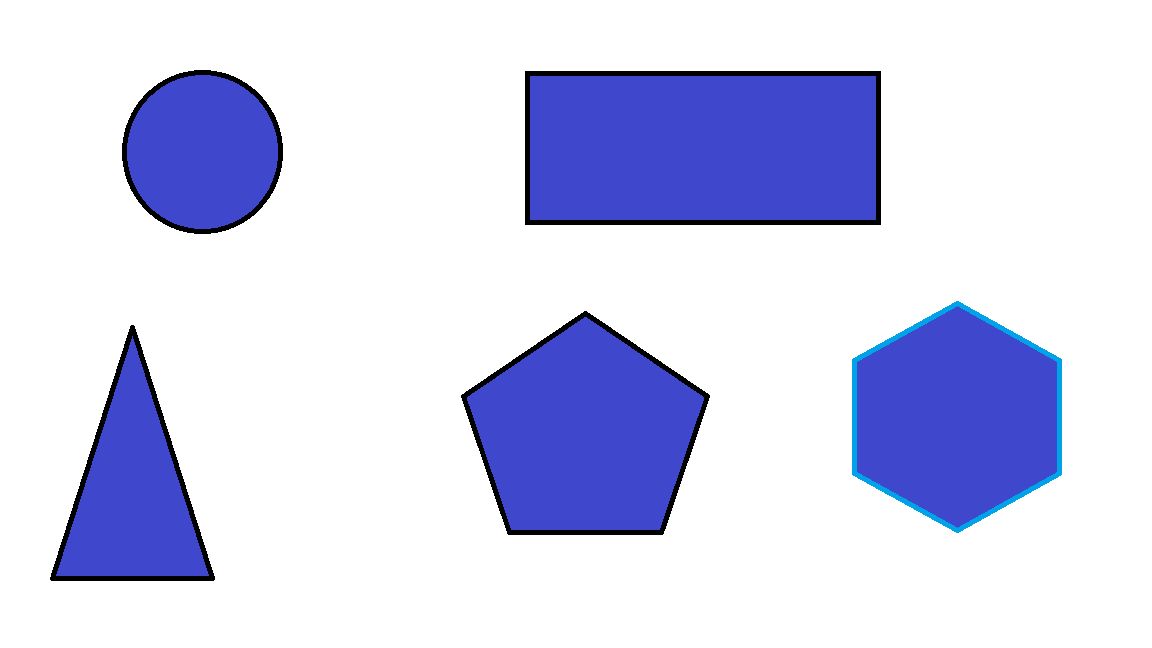
#> input picture Day15/shape.png, 1152 x 648 px
$ python shapeDetection.py
#> lines starting #> are read from the running program, lines starting #| are printed output that depends on the picture; after the words box and inside, x2 and y2 are one past the last pixel; in counts of white or black regions, pixels touching at a corner belong together
import cv2

image = cv2.imread("shape.png")
#> image is the input picture: shape (648, 1152, 3); mean B, G, R 239.3, 211.6, 209
gray = cv2.cvtColor(image, cv2.COLOR_BGR2GRAY)
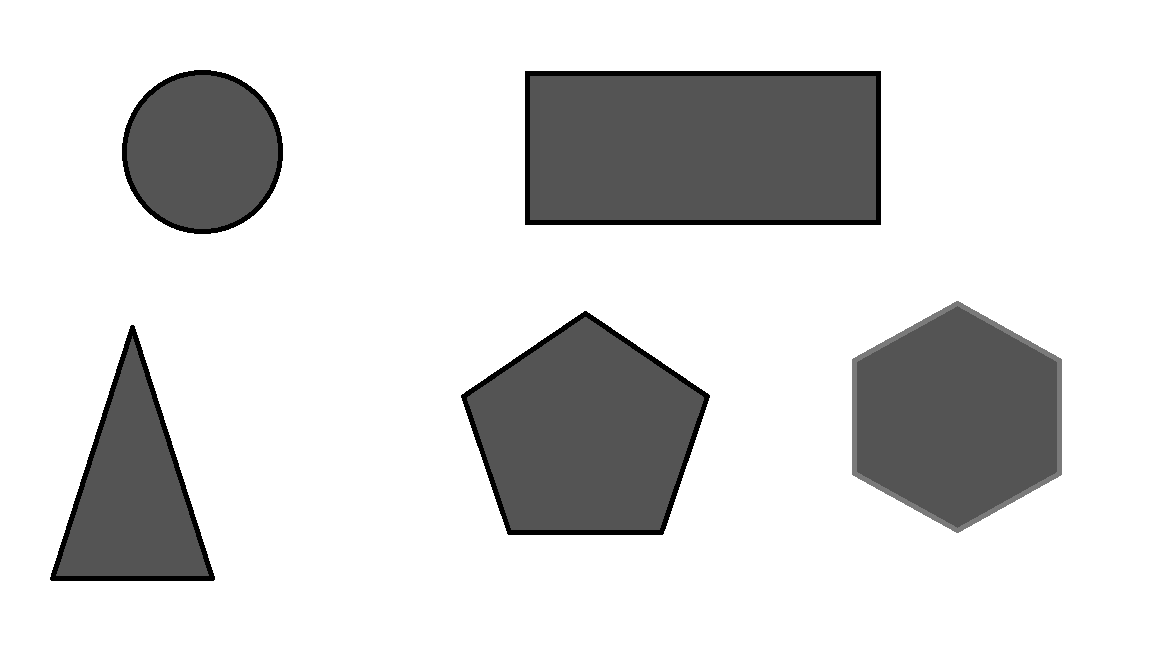
#> gray: shape (648, 1152); min 0, max 255, mean 213.9
blur = cv2.GaussianBlur(gray, (5, 5), 0)
edges = cv2.Canny(blur, 50, 100)
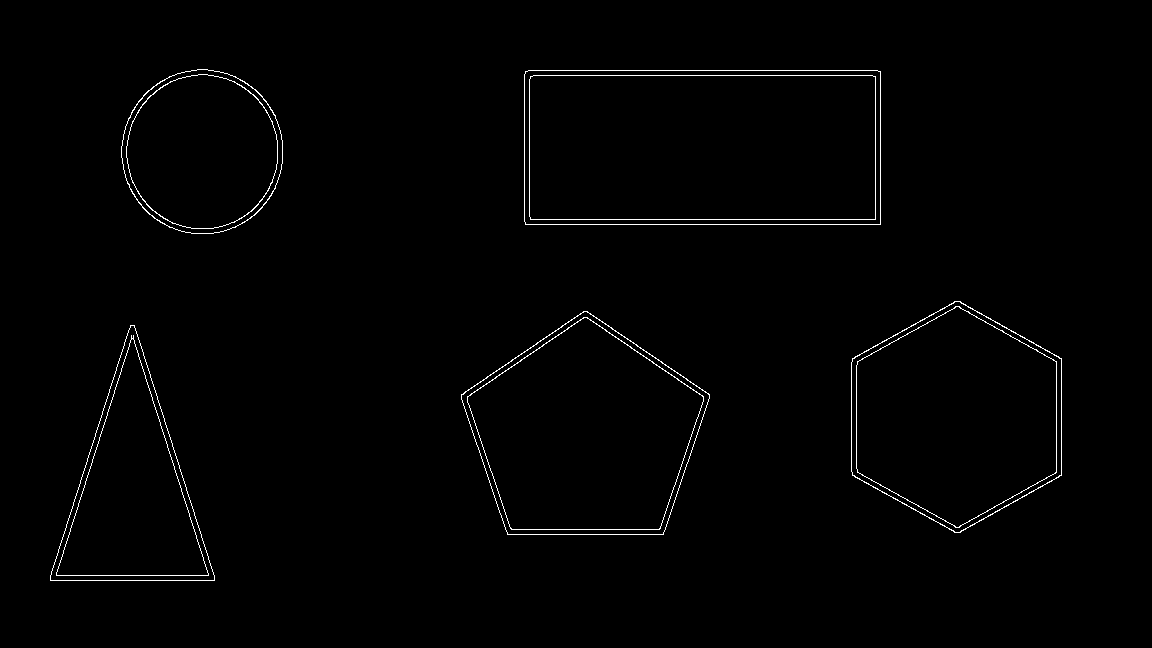
#> edges: shape (648, 1152); 0.99% white in thin lines or dots, all inside (x1, y1, x2, y2) = (50, 69, 1062, 581)

c, _ = cv2.findContours(edges, cv2.RETR_EXTERNAL, cv2.CHAIN_APPROX_SIMPLE)
#> c = 5 contours; box (x1, y1, x2, y2) and area: (524, 70, 881, 225) 54813, (461, 311, 710, 535) 38865, (851, 301, 1062, 533) 36669, (50, 325, 215, 581) 21742, (121, 69, 283, 234) 20771

for contour in c:
    ep = 0.04 * cv2.arcLength(contour, True)
    approx = cv2.approxPolyDP(contour, ep, True)

    num_v = len(approx)

    if num_v == 3:
        shape_name = "Triangle"
    elif num_v == 4:
        shape_name = "Rectangle"
    elif num_v == 5:
        shape_name = "Pentagon"
    elif num_v == 6:
        shape_name = "Hexagon"
    else:
        shape_name = "Circle"

    print(shape_name)

    cv2.drawContours(image, [contour], -1, (0, 0, 0), 2)
    x, y = contour[0][0]
    cv2.putText(image, shape_name, (x, y), cv2.FONT_HERSHEY_SIMPLEX, 1, (0, 0, 0), 2)
#> this loop made 5 passes
#> (ep, approx, num_v, shape_name, x, y) on passes 1, 4: (29.77, [[130, 325], [50, 580], [214, 580]], 3, 'Triangle', 130, 325), (40.71, [[525, 71], [525, 224], [880, 224], [880, 71]], 4, 'Rectangle', 528, 70)
#> (ep, num_v, shape_name, x, y) on passes 2, 3, 5: (31.63, 5, 'Pentagon', 583, 311), (29.89, 6, 'Hexagon', 954, 301), (21.59, 8, 'Circle', 197, 69)
#| Triangle
#| Pentagon
#| Hexagon
#| Rectangle
#| Circle
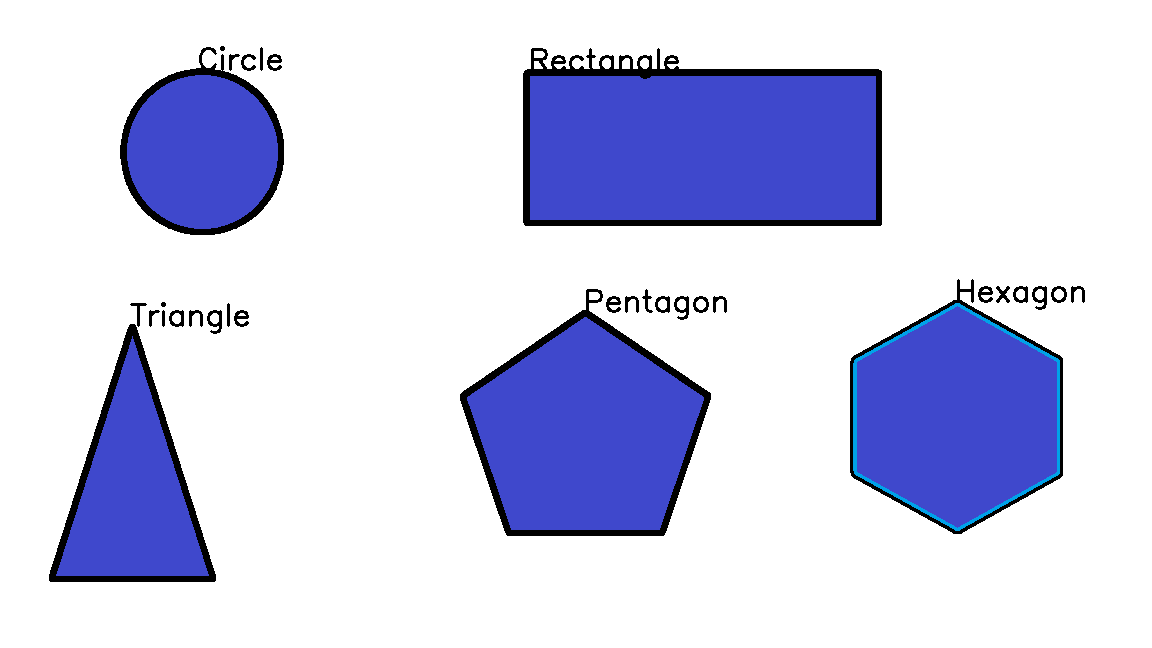
#> image: shape (648, 1152, 3); 1.58% of pixels changed, all inside (x1, y1, x2, y2) = (49, 46, 1085, 582)

cv2.imshow("Image", image)
cv2.waitKey(0)
cv2.destroyAllWindows()
